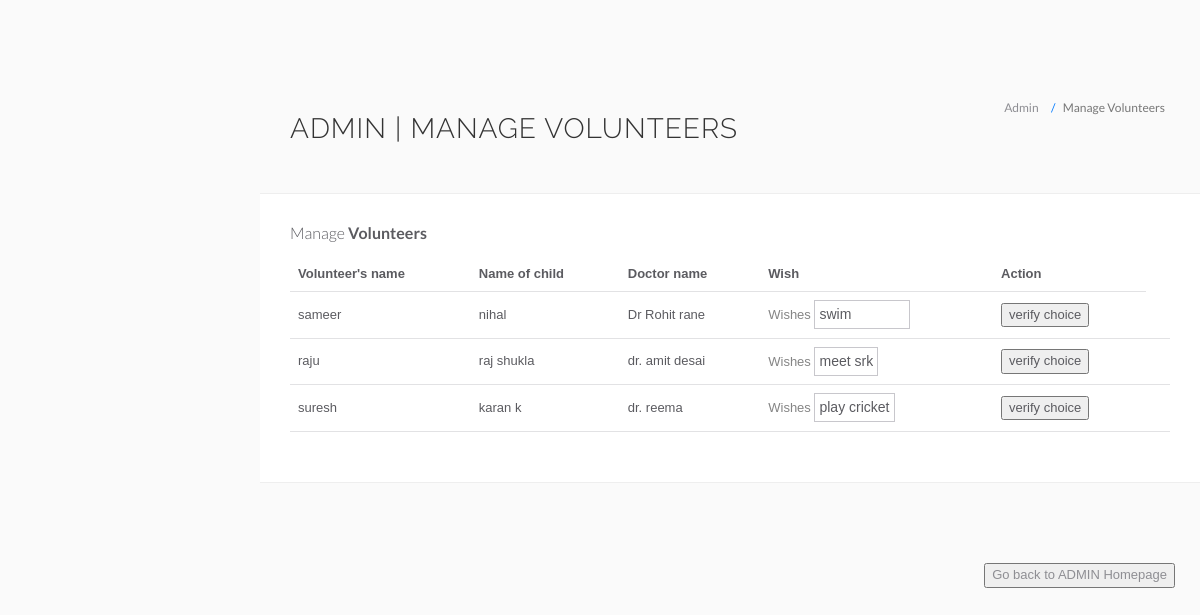
The app's page /web_api/webui/view-volunteers.php with its own data.
### tables this page shows
CREATE TABLE `volunteer` (
  `Volunteer_id` int(20) NOT NULL,
  `Fname` varchar(10) NOT NULL,
  `lname` varchar(10) NOT NULL,
  `DOB` date NOT NULL,
  `email` varchar(20) NOT NULL,
  `DOJ` date NOT NULL,
  `credits` int(10) NOT NULL
);

CREATE TABLE `child` (
  `parent_id` int(20) NOT NULL,
  `child_name` varchar(50) NOT NULL,
  `dob` date NOT NULL,
  `parent_name` varchar(50) NOT NULL,
  `illness` varchar(50) NOT NULL,
  `doctor_name` varchar(50) NOT NULL,
  `doctor_id` int(20) NOT NULL,
  `volunteer_id` int(20) NOT NULL,
  `wish_id` int(20) DEFAULT NULL
);

CREATE TABLE `wishtable` (
  `wish_id` int(20) NOT NULL,
  `wish1` varchar(500) NOT NULL,
  `wish2` varchar(500) NOT NULL,
  `wish3` varchar(500) NOT NULL,
  `rush` tinyint(1) DEFAULT NULL,
  `selected_wish` varchar(50) NOT NULL
);

### web_api/webui/view-volunteers.php (the view, shortened to what this page needs)
<?php
include('include/config.php');
?>
<!DOCTYPE html>
<html lang="en">
	<head>
		<link rel="stylesheet" href="vendor/bootstrap/css/bootstrap.min.css">
		<link rel="stylesheet" href="vendor/fontawesome/css/font-awesome.min.css">
		<link rel="stylesheet" href="vendor/themify-icons/themify-icons.min.css">
		<link href="vendor/animate.css/animate.min.css" rel="stylesheet" media="screen">
		<link href="vendor/perfect-scrollbar/perfect-scrollbar.min.css" rel="stylesheet" media="screen">
		<link href="vendor/switchery/switchery.min.css" rel="stylesheet" media="screen">
		<link href="vendor/bootstrap-touchspin/jquery.bootstrap-touchspin.min.css" rel="stylesheet" media="screen">
		<link href="vendor/select2/select2.min.css" rel="stylesheet" media="screen">
		<link href="vendor/bootstrap-datepicker/bootstrap-datepicker3.standalone.min.css" rel="stylesheet" media="screen">
		<link href="vendor/bootstrap-timepicker/bootstrap-timepicker.min.css" rel="stylesheet" media="screen">
		<link rel="stylesheet" href="assets/css/styles.css">
		<link rel="stylesheet" href="assets/css/plugins.css">
		<link rel="stylesheet" href="assets/css/themes/theme-1.css" id="skin_color" />
	</head>
	<body>
		<div id="app">
			<div class="app-content">
				<div class="main-content" >
					<div class="wrap-content container" id="container">
						<section id="page-title">
							<div class="row">
								<div class="col-sm-8">
									<h1 class="mainTitle">Admin | Manage Volunteers</h1>
																	</div>
								<ol class="breadcrumb">
									<li>
										<span>Admin</span>
									</li>
									<li class="active">
										<span>Manage Volunteers</span>
									</li>
								</ol>
							</div>
						</section>
						<div class="container-fluid container-fullw bg-white">
									<div class="row">
								<div class="col-md-12">
									<h5 class="over-title margin-bottom-15">Manage <span class="text-bold">Volunteers</span></h5>
									<table class="table table-hover" id="sample-table-1">
										<thead>
											<tr>
												<th>Volunteer's name</th>
												<th>Name of child</th>
												<th>Doctor name</th>
												<th>Wish </th>
												<th>Action</th>
											</tr>
										</thead>
										<tbody>
										<?php
											$sql=mysqli_query($con,"select * from volunteer") or die("Connection Error");
											$numrows=mysqli_num_rows($sql);
											if($numrows>0)
											while($row=mysqli_fetch_array($sql))
											{
												$vol_id=$row['Volunteer_id'];
											?>
											<tr>
												<td><?php echo $row['Fname'];?></td>
												<?php
												$sql2=mysqli_query($con,"select * from child where volunteer_id='$vol_id'") or die(mysqli_error($con));
												$numrows2=mysqli_num_rows($sql2);
												if($numrows2>0)
												while($row2=mysqli_fetch_array($sql2))
											{
													$wish_id=$row2['wish_id'];
													?>
												<td><?php echo $row2['child_name'];?></td>
												<td><?php echo $row2['doctor_name'];?></td>
												<?php
												$sql3=mysqli_query($con,"select * from wishtable where wish_id='$wish_id'") or die("Connection Error");
												$numrows3=mysqli_num_rows($sql3);
												if($numrows3>0)
												while($row3=mysqli_fetch_array($sql3))
												{
												?>
												<td> <label for="wishes">Wishes</label>
                                                        <select id="wishlist" name="Wishes">
                                                        <option id="wish1" value="wish1"><?php echo $row3['wish1'];?></option>
                                                        </select>
                                                </td>
												<td><div>
										        <input id="verify" type="button" value = "verify choice"/>
										        </div></td>
												<td id="printText" value="">
												</td>
											</tr>
											<?php
												}
											}
										}?>
										</tbody>
									</table>
								</div>
							</div>
								</div>
							</div>
						</div>
                        <form method="get" action="testdashboard.html">
    <button type="submit">Go back to ADMIN Homepage</button>
</form>
					</div>
				</div>
	</body>
</html>

### web_api/webui/assets/css/themes/theme-1.css (style rules this page uses)
body { background: #FAFAFA; }

### web_api/webui/view-volunteers.php (style rules this page uses)
form { float:right; margin:25px 25px 0 0; }

### records on screen
volunteer: Fname "sameer"
child: child_name "nihal", doctor_name "Dr Rohit rane"
wishtable: Wishes "swim"
volunteer: Fname "raju"
child: child_name "raj shukla", doctor_name "dr. amit desai"
wishtable: Wishes "meet srk"
volunteer: Fname "suresh"
child: child_name "karan k", doctor_name "dr. reema"
wishtable: Wishes "play cricket"
